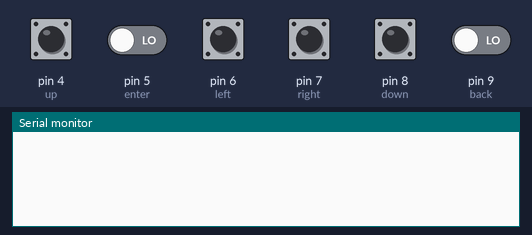
The sketch below on a simulated Arduino Uno, built with avr-gcc and run on an emulated ATmega328P. Parts: the last lines printed to the serial monitor. Inputs (shaded band) come from the test bench; at power-on: pin 4 (up), pin 5 (enter), pin 6 (left), pin 7 (right), pin 8 (down), pin 9 (back) LOW.

Above: at 1.2 s.
1.3 s: pin 4 (up) pulled HIGH for 0.15 s
At 2.7 s:
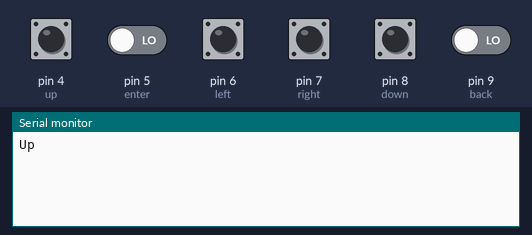
3.2 s: pin 5 (enter) driven HIGH
At 3.86 s:
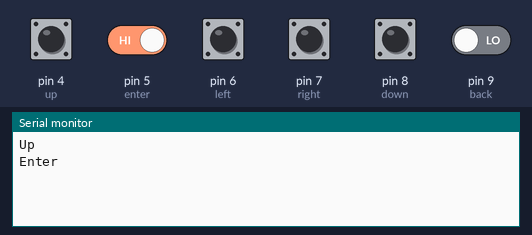
5.5 s: pin 6 (left) pulled HIGH for 0.15 s
At 6.26 s:
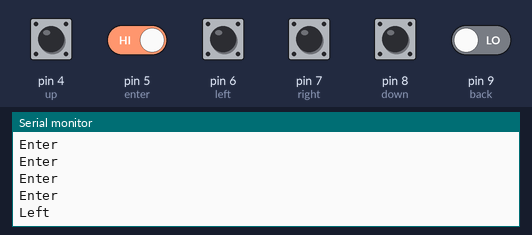
7.5 s: pin 7 (right) pulled HIGH for 0.15 s
At 8.26 s:
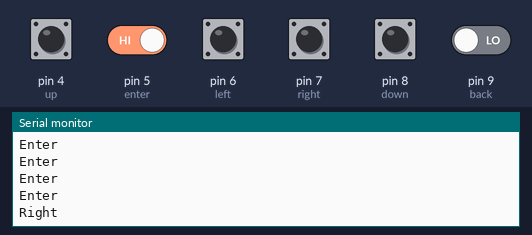
9.5 s: pin 8 (down) pulled HIGH for 0.15 s
At 10.26 s:
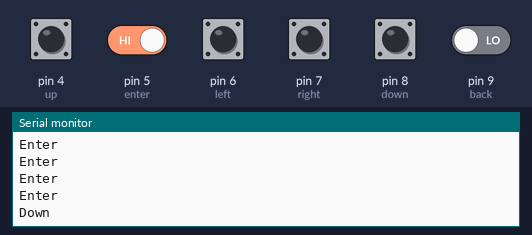
11.5 s: pin 9 (back) driven HIGH
At 12.26 s:
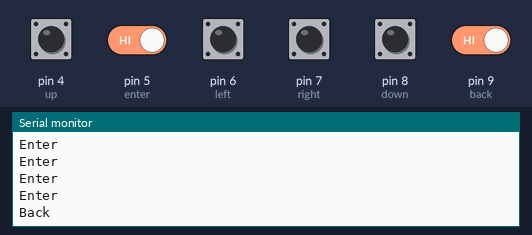

Measured:
- after the input at 1.3 s, the serial monitor: prints a new line after 0.40 s (image 1)
- after the input at 3.2 s, the serial monitor: prints a new line after 0.40 s (image 2)
- after the input at 5.5 s, the serial monitor: prints a new line after 0.50 s (image 3)
- after the input at 7.5 s, the serial monitor: prints a new line after 0.50 s (image 4)
- after the input at 9.5 s, the serial monitor: prints a new line after 0.50 s (image 5)
- after the input at 11.5 s, the serial monitor: prints a new line after 0.50 s (image 6)

The sketch:

ButtonTest.ino
```cpp
byte up = 4,enter=5,left=6,right=7,down=8,back=9;

void setup() {
  // put your setup code here, to run once:

      pinMode(up,INPUT);
      pinMode(down,INPUT);
      pinMode(right,INPUT);
      pinMode(left,INPUT);
      pinMode(enter,INPUT);
      pinMode(back,INPUT);
      Serial.begin(9600);

}

void loop() {
  // put your main code here, to run repeatedly:


      if(digitalRead(up) == HIGH){delay(400); Serial.println("Up");}

      if(digitalRead(down) == HIGH){delay(400); Serial.println("Down");}

      if(digitalRead(left) == HIGH) {delay(400);Serial.println("Left");}

      if(digitalRead(right) == HIGH){delay(400); Serial.println("Right");}

      if(digitalRead(enter) == HIGH) {delay(400);Serial.println("Enter");}

      if(digitalRead(back) == HIGH) {delay(400);Serial.println("Back");}


}
```
